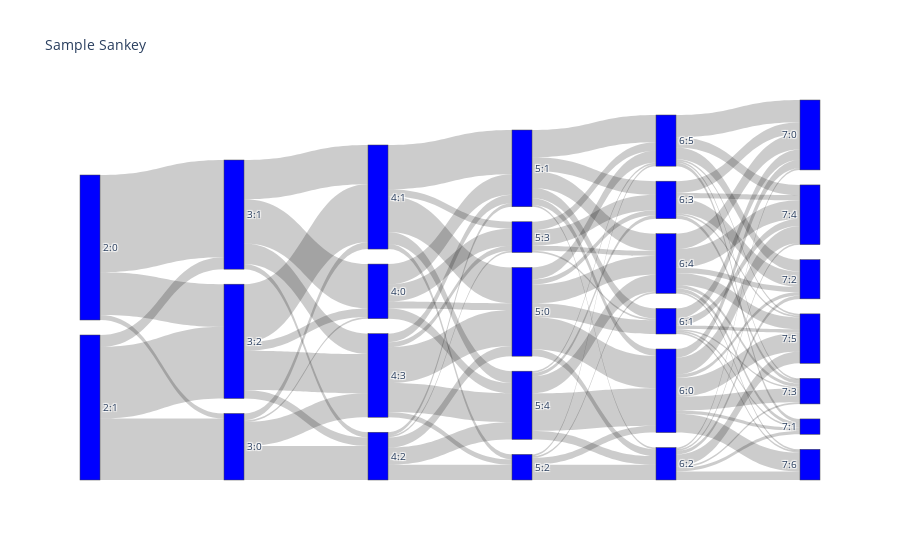

The code cell stored with this chart in its notebook:
### Code cell
import plotly.graph_objects as go
from cfl.visualization_methods import clustering_to_sankey as sk

#x_lbls_L = list of x_lbls from several different rounds of clustering on the same data

link, label = sk.convert_lbls_to_sankey_nodes(x_lbls_L)
# plot
fig = go.Figure(data=
          [go.Sankey(node = dict(pad = 15, thickness=20, label = label, color =  "blue"),
                     link = link)])

fig.update_layout(title_text="Sample Sankey", font_size=10)
fig.show()

### Figure 1 — Plotly figure (JSON) as saved in the notebook; plotly's stock layout.template omitted (floating-point values rounded to 4 significant figures)
{"data": [{"link": {"source": [0, 0, 0, 1, 1, 1, 2, 2, 2, 2, 3, 3, 3, 3, 4, 4, 4, 4, 5, 5, 5, 5, 5, 6, 6, 6, 6, 6, 7, 7, 7, 7, 7, 8, 8, 8, 8, 8, 9, 9, 9, 9, 9, 9, 10, 10, 10, 10, 10, 10, 11, 11, 11, 11, 11, 11, 12, 12, 12, 12, 12, 12, 13, 13, 13, 13, 13, 13, 14, 14, 14, 14, 14, 14, 14, 15, 15, 15, 15, 15, 15, 15, 16, 16, 16, 16, 16, 16, 16, 17, 17, 17, 17, 17, 17, 17, 18, 18, 18, 18, 18, 18, 18, 19, 19, 19, 19, 19, 19, 19], "target": [2, 3, 4, 2, 3, 4, 5, 6, 7, 8, 5, 6, 7, 8, 5, 6, 7, 8, 9, 10, 11, 12, 13, 9, 10, 11, 12, 13, 9, 10, 11, 12, 13, 9, 10, 11, 12, 13, 14, 15, 16, 17, 18, 19, 14, 15, 16, 17, 18, 19, 14, 15, 16, 17, 18, 19, 14, 15, 16, 17, 18, 19, 14, 15, 16, 17, 18, 19, 20, 21, 22, 23, 24, 25, 26, 20, 21, 22, 23, 24, 25, 26, 20, 21, 22, 23, 24, 25, 26, 20, 21, 22, 23, 24, 25, 26, 20, 21, 22, 23, 24, 25, 26, 20, 21, 22, 23, 24, 25, 26], "value": [3, 57, 25, 36, 7, 42, 1, 4, 20, 14, 26, 23, 3, 12, 5, 34, 5, 23, 4, 12, 0, 10, 6, 21, 26, 3, 4, 7, 6, 2, 9, 1, 10, 21, 5, 3, 3, 17, 19, 8, 4, 3, 11, 7, 4, 6, 1, 8, 10, 16, 4, 0, 9, 0, 1, 1, 0, 1, 0, 9, 3, 5, 22, 0, 5, 2, 10, 1, 5, 2, 2, 8, 10, 11, 11, 6, 1, 0, 1, 4, 2, 1, 1, 2, 2, 1, 1, 7, 5, 7, 0, 9, 2, 3, 1, 0, 9, 2, 3, 2, 11, 7, 1, 13, 2, 7, 1, 6, 1, 0]}, "node": {"color": "blue", "label": ["2:0", "2:1", "3:0", "3:1", "3:2", "4:0", "4:1", "4:2", "4:3", "5:0", "5:1", "5:2", "5:3", "5:4", "6:0", "6:1", "6:2", "6:3", "6:4", "6:5", "7:0", "7:1", "7:2", "7:3", "7:4", "7:5", "7:6"], "pad": 15, "thickness": 20}, "type": "sankey"}], "layout": {"font": {"size": 10}, "title": {"text": "Sample Sankey"}}}
